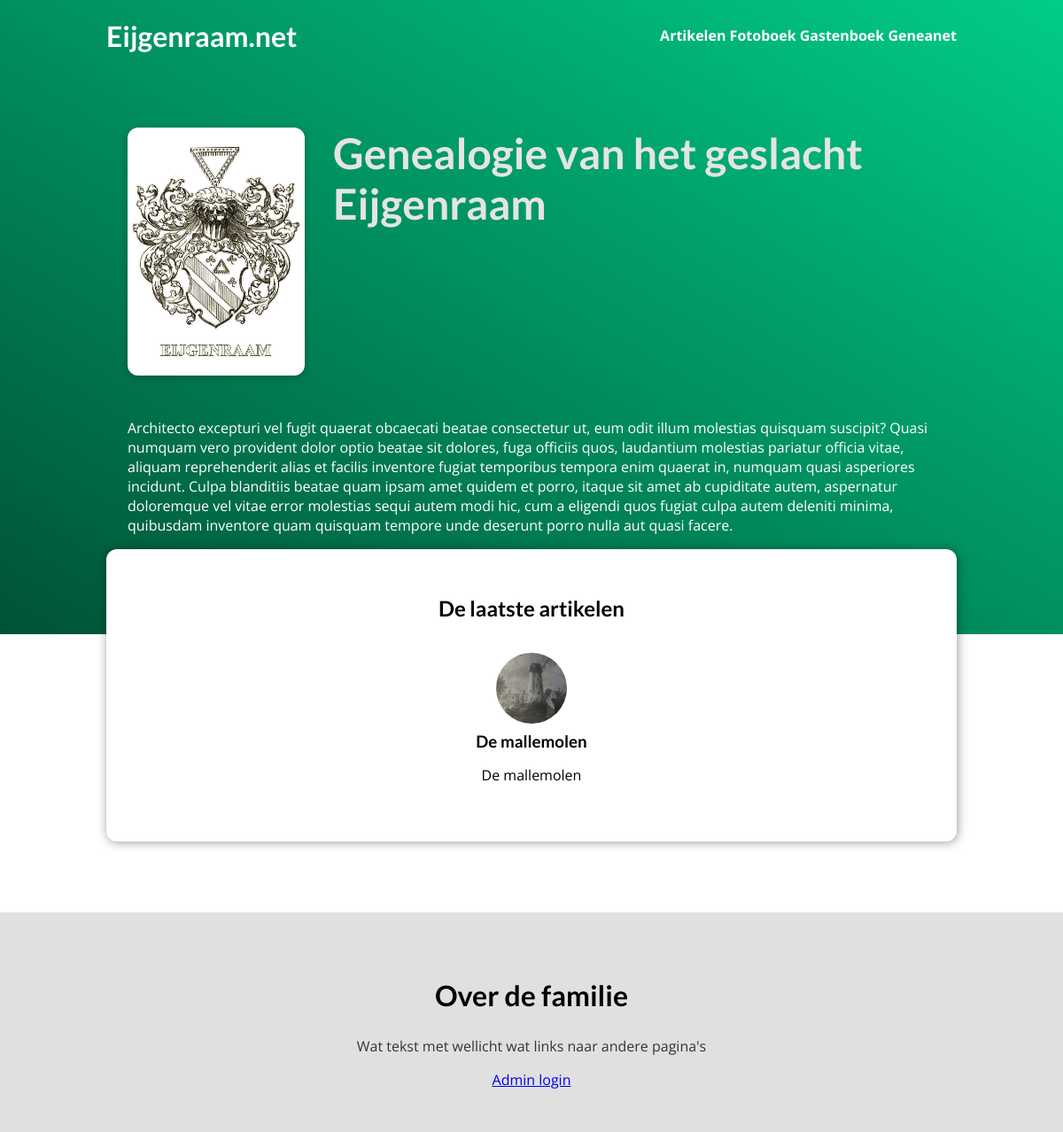
The page / on the database its author committed.
### articles/models.py (models this page shows, shortened)
class Post(m.Model):
    title = m.CharField(max_length=64)
    slug = m.SlugField(default='', blank=True, null=False, db_index=True)
    header_image = m.ImageField(upload_to='headers/', null=True)
    date = m.DateField()
    author = m.ForeignKey(Author, on_delete=m.SET_NULL, null=True)
    excerpt = m.TextField(max_length=200)
    content = RichTextUploadingField(max_length=20000)
    def get_absolute_url(self):
        return reverse("post-page", args=[self.slug])
    '''
    def save(self, *args, **kwargs):
        self.slug = slugify(self.title)
        super().save(*args, **kwargs)
    '''

### articles/views.py (the view)
# urls.py: path('', views.MainPageView.as_view(), name='main-page'),
class MainPageView(ListView):
    template_name = 'articles/index.html'
    model = Post
    ordering = ['-date']
    context_object_name = 'latest_posts'
    def get_queryset(self):
        queryset = super().get_queryset()
        data = queryset[:3]
        return data

### articles/templates/articles/index.html (shortened to what this page needs)
{% extends "base.html" %}
{% load static %}
{% block css_files %}
    <link rel='stylesheet' href="{% static 'articles/post.css' %}">
    <link rel='stylesheet' href="{% static 'articles/index.css' %}">
{% endblock %}
{% block content %}
    <section id='welcome'>
        <header>
            <img src="{% static 'articles/images/wapen_eijgenraam_pentekening.jpg' %}" alt='Wapen van de familie Eijgenraam' />
            <h2>Genealogie van het geslacht Eijgenraam</h2>
        </header>
        <p>{% lorem 1 b random %}</p>
    </section>
    <section id='latest-posts'>
        <h2>De laatste artikelen</h2>
        <ul>
            {% for post in latest_posts %}
                {% include 'articles/includes/post.html' %}
            {% endfor %}
        </ul>
    </section>
    <section id='about'>
        <h2>Over de familie</h2>
        <p>Wat tekst met wellicht wat links naar andere pagina's</p>
        <a href='/admin'>Admin login</a>
    </section>
{% endblock %}

### articles/templates/articles/includes/post.html
{% load static %}
<li>
    <article class='post'>
        <a href="{{ post.get_absolute_url }}">
            <img src="{{ post.header_image.url }}" alt='{{ post.title }}' />
            <div class='post__content'>
                <h3>{{ post.title }}</h2>
                    <p>{{ post.excerpt }}</p>
            </div>
        </a>
    </article>
</li>

### static/app.css (style rules this page uses)
* { box-sizing: border-box; }
html { font-family: 'Open Sans', 'Lato', sans-serif; }
body { margin: 0; }
h1, h2, h3 { font-family: 'Lato', sans-serif; font-weight: bold; }

### articles/static/articles/post.css (style rules this page uses)
.post { display: flex; flex-direction: column; align-items: center; text-align: center; }
.post a { text-decoration: none; color: black; transition: all 0.2s ease; padding: 1rem; }
.post img { width: 5rem; height: 5rem; object-fit: cover; border-radius: 50%; }
.post h3 { margin: 0.25rem 0; }

### articles/static/articles/index.css (style rules this page uses)
#welcome { background: linear-gradient(to right top, #005237, #01cc88); padding: 6rem 12%; }
#welcome header { display: flex; align-items: flex-start; margin: 3rem auto; }
#welcome img { width: 12.5rem; height: 17.5rem; object-fit: cover; object-position: top; border: 5px solid white; border-radius: 12px; background-color: #ffe1bf; box-shadow: 0 2px 8px rgba(0, 0, 0, 0.25); }
#welcome h2 { font-size: 3rem; margin: 0 0 0 2rem; color: #e4e4e4; width: 50rem; }
#welcome p { color: white; font-size: 1rem; }
#latest-posts { background-color: white; padding: 2rem; border-radius: 12px; width: 60rem; margin: -6rem auto 2rem auto; box-shadow: 1px 1px 12px rgba(0, 0, 0, 0.4); }
#latest-posts h2 { text-align: center; }
#latest-posts ul { list-style: none; margin: 0; padding: 0; display: flex; gap: 1rem; }
#latest-posts li { flex: 1; }
#about { text-align: center; padding: 3rem; background-color: #e0e0e0; margin-top: 5rem; }
#about h2 { font-size: 2rem; }
#about p { font-size: 1rem; color: #353535; }

### rows shown on the page
Post: header_image (picture), title "De mallemolen", excerpt "De mallemolen"
